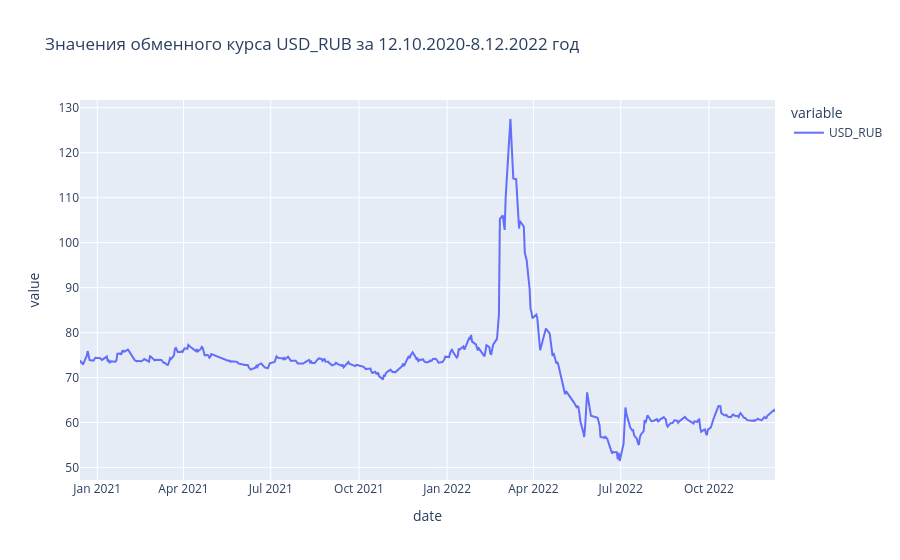

Notebook source saved alongside this figure:
### Code cell
fig = px.line(df, x='date', y=['USD_RUB'],
              title='Значения обменного курса USD_RUB за 12.10.2020-8.12.2022 год')
fig.show()

### Figure 1 — Plotly figure (JSON) as saved in the notebook; plotly's stock layout.template omitted (floating-point values rounded to 4 significant figures; data arrays with more than 128 entries replaced by an {"elided": "..."} marker saying what was removed)
{"data": [{"hovertemplate": "variable=USD_RUB<br>date=%{x}<br>value=%{y}<extra></extra>", "legendgroup": "USD_RUB", "line": {"color": "#636efa", "dash": "solid"}, "marker": {"symbol": "circle"}, "mode": "lines", "name": "USD_RUB", "orientation": "v", "showlegend": true, "type": "scatter", "x": {"elided": "407 str values"}, "xaxis": "x", "y": {"elided": "407 float values"}, "yaxis": "y"}], "layout": {"legend": {"title": {"text": "variable"}, "tracegroupgap": 0}, "title": {"text": "Значения обменного курса USD_RUB за 12.10.2020-8.12.2022 год"}, "xaxis": {"anchor": "y", "domain": [0, 1], "title": {"text": "date"}}, "yaxis": {"anchor": "x", "domain": [0, 1], "title": {"text": "value"}}}}
